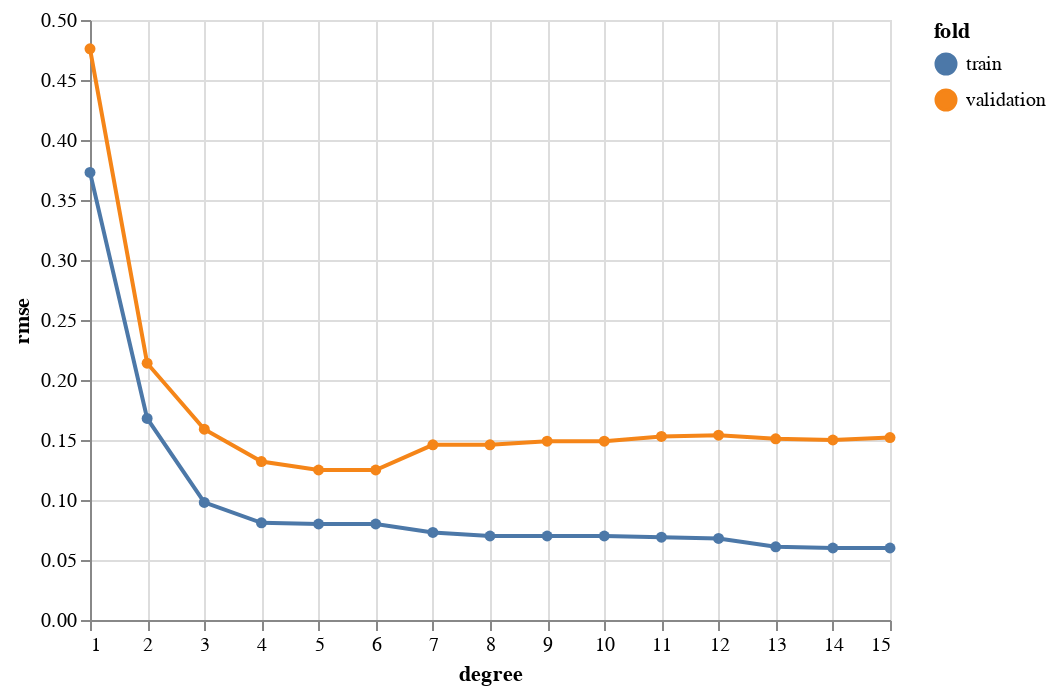

Write notebook code for a chart like this one.
### Code cell
X_train, X_val, y_train, y_val = train_test_split(
    df3[["X"]], df3.y, test_size=0.2, random_state=42
)

results3 = pd.DataFrame(columns=["degree", "fold", "rmse"])
for n in range(1, MAX_DEGREE + 1):
    poly = PolynomialFeatures(n)
    Xp_train = poly.fit_transform(X_train)
    Xp_val = poly.fit_transform(X_val)
    lm = LinearRegression().fit(Xp_train, y_train)
    y_hat = lm.predict(Xp_train)
    y_hat_val = lm.predict(Xp_val)
    results3 = results3.append(
        [
            {
                "degree": n,
                "fold": "train",
                "rmse": np.sqrt(mean_squared_error(y_train, y_hat)),
            },
            {
                "degree": n,
                "fold": "validation",
                "rmse": np.sqrt(mean_squared_error(y_val, y_hat_val)),
            },
        ],
        ignore_index=True,
    )

results3 = results3.round(3)

def plot_validation_curve(results):
    base = alt.Chart(results).mark_line(point=alt.OverlayMarkDef()).encode(
        x="degree", y="rmse", color="fold"
    )

    label = alt.selection_single(
        encodings=['x'], # limit selection to x-axis value
        on='mouseover',  # select on mouseover events
        nearest=True,    # select data point nearest the cursor
        empty='none'     # empty selection includes no data points
    )

    return alt.layer(
        base, # base line chart
        
        # add a rule mark to serve as a guide line
        alt.Chart().mark_rule(color='#aaa').encode(
            x='degree'
        ).transform_filter(label),
        
        # add circle marks for selected time points, hide unselected points
        base.mark_circle().encode(
            opacity=alt.condition(label, alt.value(1), alt.value(0))
        ).add_selection(label),

        # add white stroked text to provide a legible background for labels
        base.mark_text(align='left', dx=5, dy=-5, stroke='white', strokeWidth=2).encode(
            text='rmse:Q'
        ).transform_filter(label),

        # add text labels for stock prices
        base.mark_text(align='left', dx=5, dy=-5).encode(
            text='rmse:Q'
        ).transform_filter(label),
        
        data=results
    )


plot_validation_curve(results3)

### Figure 1 — Vega-Lite specification as saved in the notebook (floating-point values rounded to 4 significant figures)
{"config": {"view": {"continuousWidth": 400, "continuousHeight": 300}}, "layer": [{"mark": {"type": "line", "point": {}}, "encoding": {"color": {"type": "nominal", "field": "fold"}, "x": {"type": "quantitative", "field": "degree"}, "y": {"type": "quantitative", "field": "rmse"}}}, {"mark": {"type": "rule", "color": "#aaa"}, "encoding": {"x": {"type": "quantitative", "field": "degree"}}, "transform": [{"filter": {"selection": "selector001"}}]}, {"mark": "circle", "encoding": {"color": {"type": "nominal", "field": "fold"}, "opacity": {"condition": {"value": 1, "selection": "selector001"}, "value": 0}, "x": {"type": "quantitative", "field": "degree"}, "y": {"type": "quantitative", "field": "rmse"}}, "selection": {"selector001": {"type": "single", "encodings": ["x"], "on": "mouseover", "nearest": true, "empty": "none"}}}, {"mark": {"type": "text", "align": "left", "dx": 5, "dy": -5, "stroke": "white", "strokeWidth": 2}, "encoding": {"color": {"type": "nominal", "field": "fold"}, "text": {"type": "quantitative", "field": "rmse"}, "x": {"type": "quantitative", "field": "degree"}, "y": {"type": "quantitative", "field": "rmse"}}, "transform": [{"filter": {"selection": "selector001"}}]}, {"mark": {"type": "text", "align": "left", "dx": 5, "dy": -5}, "encoding": {"color": {"type": "nominal", "field": "fold"}, "text": {"type": "quantitative", "field": "rmse"}, "x": {"type": "quantitative", "field": "degree"}, "y": {"type": "quantitative", "field": "rmse"}}, "transform": [{"filter": {"selection": "selector001"}}]}], "data": {"name": "data-34db882bf646ccddaf15916466dd90f2"}, "$schema": "https://vega.github.io/schema/vega-lite/v4.8.1.json", "datasets": {"data-34db882bf646ccddaf15916466dd90f2": [{"degree": 1, "fold": "train", "rmse": 0.373}, {"degree": 1, "fold": "validation", "rmse": 0.476}, {"degree": 2, "fold": "train", "rmse": 0.168}, {"degree": 2, "fold": "validation", "rmse": 0.214}, {"degree": 3, "fold": "train", "rmse": 0.098}, {"degree": 3, "fold": "validation", "rmse": 0.159}, {"degree": 4, "fold": "train", "rmse": 0.081}, {"degree": 4, "fold": "validation", "rmse": 0.132}, {"degree": 5, "fold": "train", "rmse": 0.08}, {"degree": 5, "fold": "validation", "rmse": 0.125}, {"degree": 6, "fold": "train", "rmse": 0.08}, {"degree": 6, "fold": "validation", "rmse": 0.125}, {"degree": 7, "fold": "train", "rmse": 0.073}, {"degree": 7, "fold": "validation", "rmse": 0.146}, {"degree": 8, "fold": "train", "rmse": 0.07}, {"degree": 8, "fold": "validation", "rmse": 0.146}, {"degree": 9, "fold": "train", "rmse": 0.07}, {"degree": 9, "fold": "validation", "rmse": 0.149}, {"degree": 10, "fold": "train", "rmse": 0.07}, {"degree": 10, "fold": "validation", "rmse": 0.149}, {"degree": 11, "fold": "train", "rmse": 0.069}, {"degree": 11, "fold": "validation", "rmse": 0.153}, {"degree": 12, "fold": "train", "rmse": 0.068}, {"degree": 12, "fold": "validation", "rmse": 0.154}, {"degree": 13, "fold": "train", "rmse": 0.061}, {"degree": 13, "fold": "validation", "rmse": 0.151}, {"degree": 14, "fold": "train", "rmse": 0.06}, {"degree": 14, "fold": "validation", "rmse": 0.15}, {"degree": 15, "fold": "train", "rmse": 0.06}, {"degree": 15, "fold": "validation", "rmse": 0.152}]}}
